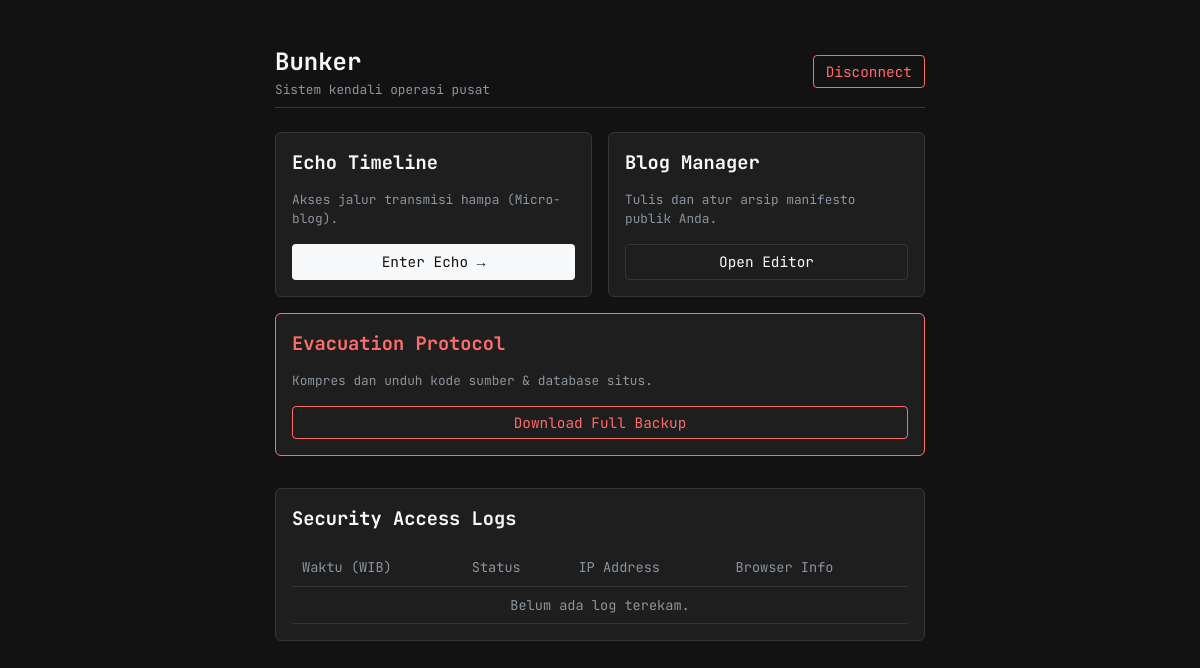
/bunker/dashboard.php (signed in), run on an earlier commit of the app's database.
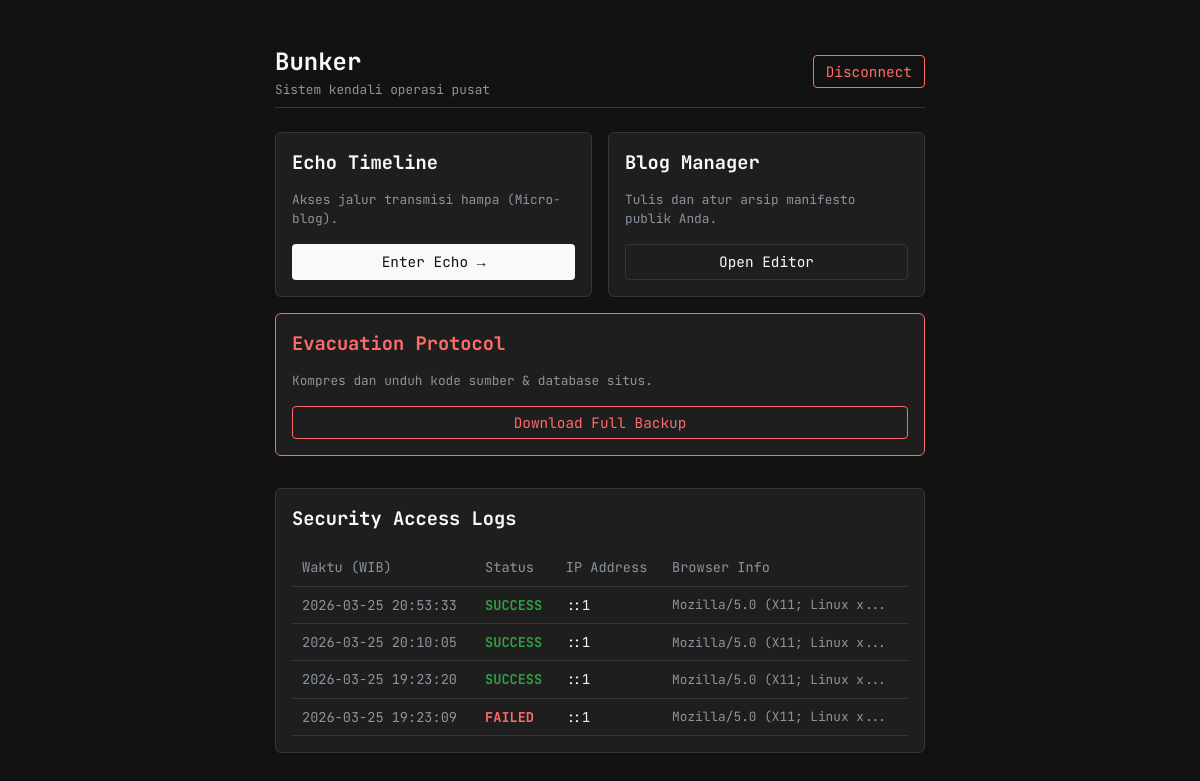
And on a later commit of the database.
### tables this page shows
CREATE TABLE access_logs (
        id INTEGER PRIMARY KEY AUTOINCREMENT,
        ip_address TEXT,
        user_agent TEXT,
        status TEXT,
        created_at DATETIME
    );

### bunker/dashboard.php (the view, shortened to what this page needs)
<?php
$db_file = __DIR__ . '/bunker_data.sqlite';
try {
    $pdo = new PDO("sqlite:" . $db_file);
    $stmt = $pdo->query("SELECT * FROM access_logs ORDER BY created_at DESC LIMIT 10");
    $logs = $stmt->fetchAll(PDO::FETCH_ASSOC);
} catch (PDOException $e) {
    $logs = [];
}
?>
<!doctype html>
<html lang="en">
<head>
    <link rel="stylesheet" href="../assets/style.css">
</head>
<body>
    <div class="container">
        <div class="d-flex justify-content-between align-items-center border-bottom pb-2 mt-4 mb-4">
            <div>
                <h2 class="mb-0">Bunker</h2>
                <div class="text-muted fs-small">Sistem kendali operasi pusat</div>
            </div>
            <form method="POST" style="margin: 0;">
                <button type="submit" class="btn btn-outline-danger">Disconnect</button>
            </form>
        </div>
        <div class="dashboard-cards">
            <div class="card p-3 dashboard-card">
                <div>
                    <h3 class="mb-1">Echo Timeline</h3>
                    <p class="text-muted fs-small mb-3">Akses jalur transmisi hampa (Micro-blog).</p>
                </div>
                <a href="../echo/index.php" class="btn btn-light btn-block">Enter Echo &rarr;</a>
            </div>
            <div class="card p-3 dashboard-card">
                <div>
                    <h3 class="mb-1">Blog Manager</h3>
                    <p class="text-muted fs-small mb-3">Tulis dan atur arsip manifesto publik Anda.</p>
                </div>
                <a href="blog_manager.php" class="btn btn-dark border-secondary btn-block text-center">Open Editor</a>
            </div>
            <div class="card p-3 dashboard-card" style="border-color: var(--danger);">
                <div>
                    <h3 class="mb-1 text-danger">Evacuation Protocol</h3>
                    <p class="text-muted fs-small mb-3">Kompres dan unduh kode sumber & database situs.</p>
                </div>
                <form method="POST" onsubmit="return confirm('Memulai pengarsipan file server. Lanjutkan?');" style="margin: 0;">
                    <button type="submit" class="btn btn-outline-danger btn-block w-100">Download Full Backup</button>
                </form>
            </div>
        </div>
        <div class="card p-3 mb-5">
            <h3 class="mb-3">Security Access Logs</h3>
            <div class="table-responsive">
                <table>
                    <thead>
                        <tr>
                            <th>Waktu (WIB)</th>
                            <th>Status</th>
                            <th>IP Address</th>
                            <th>Browser Info</th>
                        </tr>
                    </thead>
                    <tbody>
                        <?php if (count($logs) > 0): ?>
                            <?php foreach ($logs as $log): ?>
                                <tr>
                                    <td class="text-muted"><?= htmlspecialchars($log['created_at']) ?></td>
                                    <td class="fw-bold <?= $log['status'] === 'SUCCESS' ? 'text-success' : 'text-danger' ?>">
                                        <?= htmlspecialchars($log['status']) ?>
                                    </td>
                                    <td><?= htmlspecialchars($log['ip_address']) ?></td>
                                    <td class="text-muted fs-small" title="<?= htmlspecialchars($log['user_agent']) ?>">
                                        <?= substr(htmlspecialchars($log['user_agent']), 0, 25) ?>...
                                    </td>
                                </tr>
                            <?php endforeach; ?>
                        <?php else: ?>
                            <tr><td colspan="4" class="text-center text-muted">Belum ada log terekam.</td></tr>
                        <?php endif; ?>
                    </tbody>
                </table>
            </div>
        </div>
    </div>
</body>
</html>

### assets/style.css (style rules this page uses)
:root { --bg-dark: #121212; --bg-card: #1e1e1e; --text-main: #f8f9fa; --text-muted: #8b949e; --border-color: #30363d; --accent: #ffffff; --danger: #ff6b6b; --danger-bg: #2b0f0f; --success: #2ea043; }
* { box-sizing: border-box; }
body { font-family: 'JetBrains Mono', 'Courier New', Courier, monospace; background-color: var(--bg-dark); color: var(--text-main); margin: 0; line-height: 1.5; }
.container { max-width: 680px; margin: 0 auto; padding: 20px 15px; }
.d-flex { display: flex; }
.justify-content-between { justify-content: space-between; }
.align-items-center { align-items: center; }
.w-100 { width: 100%; }
.text-center { text-align: center; }
.mt-4 { margin-top: 1.5rem; }
.mb-0 { margin-bottom: 0; }
.mb-1 { margin-bottom: 0.25rem; }
.mb-3 { margin-bottom: 1rem; }
.mb-4 { margin-bottom: 1.5rem; }
.mb-5 { margin-bottom: 3rem; }
.p-3 { padding: 1rem; }
.pb-2 { padding-bottom: 0.5rem; }
h1, h2, h3, h4 { margin-top: 0; font-weight: bold; }
a { color: #5bc0de; text-decoration: none; }
.text-muted { color: var(--text-muted); font-size: 0.85rem; }
.text-success { color: var(--success); }
.text-danger { color: var(--danger); }
.fs-small { font-size: 0.8rem; }
.fw-bold { font-weight: bold; }
.border-bottom { border-bottom: 1px solid var(--border-color); }
.card { background-color: var(--bg-card); border: 1px solid var(--border-color); border-radius: 6px; overflow: hidden; }
.btn { display: inline-block; padding: 0.375rem 0.75rem; font-family: inherit; font-size: 0.9rem; cursor: pointer; border-radius: 4px; text-align: center; border: 1px solid transparent; transition: 0.2s; text-decoration: none; }
.btn-block { display: block; width: 100%; }
.btn-light { background-color: var(--text-main); color: var(--bg-dark); }
.btn-dark { background-color: var(--bg-card); color: var(--text-main); border-color: var(--border-color); }
.btn-outline-danger { background-color: transparent; color: var(--danger); border-color: var(--danger); }
.table-responsive { overflow-x: auto; }
table { width: 100%; border-collapse: collapse; font-size: 0.85rem; }
th, td { padding: 8px 10px; text-align: left; border-bottom: 1px solid var(--border-color); }
th { color: var(--text-muted); font-weight: normal; }

### bunker/dashboard.php (style rules this page uses)
.dashboard-cards { display: flex; flex-wrap: wrap; gap: 1rem; margin-bottom: 2rem; }
.dashboard-card { flex: 1 1 30%; min-width: 250px; display: flex; flex-direction: column; justify-content: space-between; }

What changed in the data, as far as the page shows it:
added access_logs: created_at "2026-03-25 20:53:33", status "SUCCESS", ip_address "::1", user_agent "Mozilla/5.0 (X11; Linux x"
added access_logs: created_at "2026-03-25 20:10:05", status "SUCCESS", ip_address "::1", user_agent "Mozilla/5.0 (X11; Linux x"
added access_logs: created_at "2026-03-25 19:23:20", status "SUCCESS", ip_address "::1", user_agent "Mozilla/5.0 (X11; Linux x"
added access_logs: created_at "2026-03-25 19:23:09", status "FAILED", ip_address "::1", user_agent "Mozilla/5.0 (X11; Linux x"
Also different on the page:
text no longer shown: "Belum ada log terekam."
